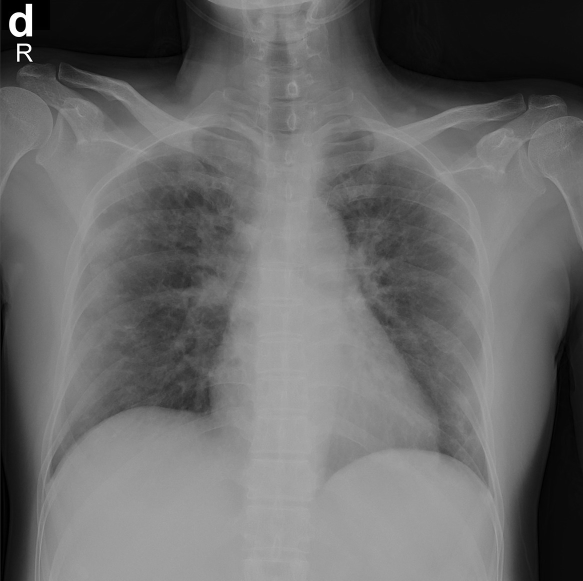
#> input picture covid/1-s2.0-S0929664620300449-gr2_lrg-d.jpg, 1166 x 1161 px (shown at 1/2 size); its folder holds 4 pictures in this run
$ jupyter execute --allow-errors covid_detection_SVM.ipynb
#> lines starting #> are read from the running program, lines starting #| are printed output that depends on the picture
[cell 1]
import os
import cv2
import numpy as np
from sklearn.model_selection import train_test_split

folder1_path = "covid"
folder2_path = "normal"


image_size = (224, 224)

data = []
labels = []


def one_hot(data):
    a= list(set(data))
    ohe = np.zeros((len(data),len(set(data))))
    for i in range(len(data)):
        ind = a.index(data[i])
        ohe[i][ind] = 1

    return ohe


for filename in os.listdir(folder1_path):
    img = cv2.imread(os.path.join(folder1_path, filename))
#> img is the input picture: shape (1161, 1166, 3); min 0, max 255, mean 105.7
    if img is not None:
        img = cv2.resize(img, image_size) if image_size else img
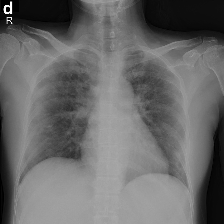
#> img: shape (224, 224, 3); min 0, max 255, mean 105.5
        data.append(img)
        labels.append(0)
#> pass 2 of the loop `for filename in os.listdir(folder1_path):`:
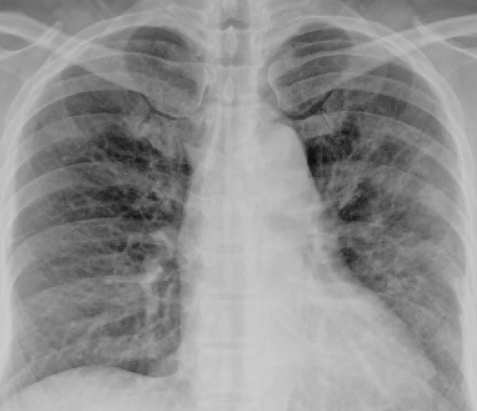
#> input picture covid/1-s2.0-S1684118220300608-main.pdf-001.jpg, 477 x 411 px
#> img is the input picture: shape (411, 477, 3); min 10, max 206, mean 143.9
#> `img = cv2.resize(img, image_size) if image_size else img`:
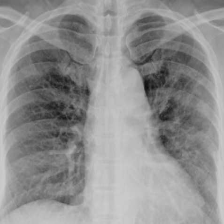
#> img: shape (224, 224, 3); min 11, max 205, mean 143.8
#> pass 3 of the loop `for filename in os.listdir(folder1_path):`:
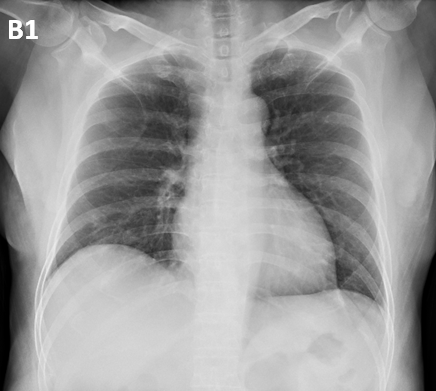
#> input picture covid/1-s2.0-S1684118220300682-main.pdf-003-b1.png, 436 x 391 px
#> img is the input picture: shape (391, 436, 3); min 0, max 255, mean 155.1
#> `img = cv2.resize(img, image_size) if image_size else img`:
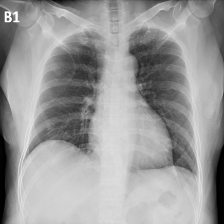
#> img: shape (224, 224, 3); min 0, max 255, mean 154.9
#> the loop made 4 passes; the first 3 are shown

#> (the rest of this cell did not finish here and is left out)
